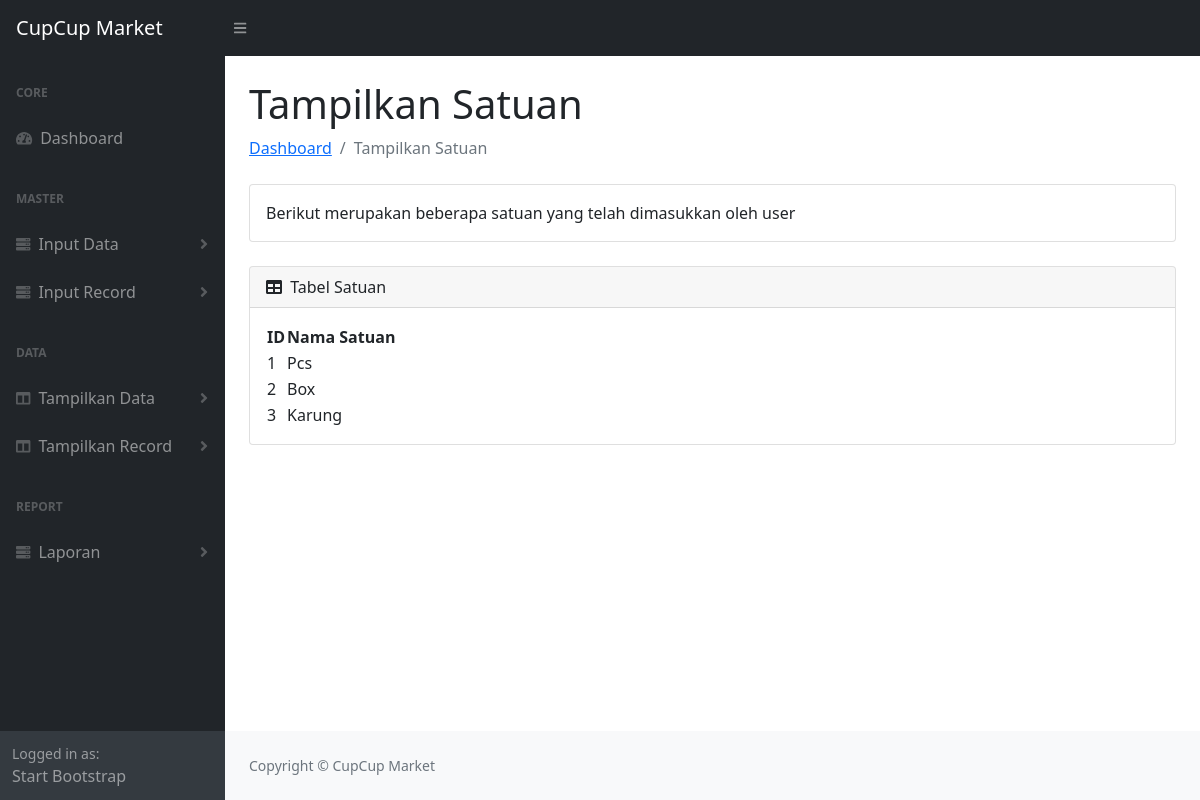
The page /tampil_satuan.php on the database its author committed.
### tables this page shows
CREATE TABLE `tb_satuan` (
  `id_satuan` int(11) NOT NULL,
  `nama` varchar(100) NOT NULL
);

### tampil_satuan.php (the view, shortened to what this page needs)
<!DOCTYPE html>
<html lang="en">
    <?php require_once("header.php");
    require_once("connect.php");?>
    <body class="sb-nav-fixed">
        <nav class="sb-topnav navbar navbar-expand navbar-dark bg-dark">
            <a class="navbar-brand ps-3" href="index.php">CupCup Market</a>
            <button class="btn btn-link btn-sm order-1 order-lg-0 me-4 me-lg-0" id="sidebarToggle" href="#!"><i class="fas fa-bars"></i></button>
        </nav>
        <div id="layoutSidenav">
            <?php require_once("sidenav_bar.php");?>
            <div id="layoutSidenav_content">
                <main>
                    <div class="container-fluid px-4">
                        <h1 class="mt-4">Tampilkan Satuan</h1>
                        <ol class="breadcrumb mb-4">
                            <li class="breadcrumb-item"><a href="index.php">Dashboard</a></li>
                            <li class="breadcrumb-item active">Tampilkan Satuan</li>
                        </ol>
                        <div class="card mb-4">
                            <div class="card-body">
                                Berikut merupakan beberapa satuan yang telah dimasukkan oleh user
                            </div>
                        </div>
                        <div class="card mb-4">
                            <div class="card-header">
                                <i class="fas fa-table me-1"></i>
                                Tabel Satuan
                            </div>
                            <div class="card-body">
                                <table id="datatablesSimple">
                                    <thead>
                                        <tr>
                                            <th>ID</th>
                                            <th>Nama Satuan</th>
                                        </tr>
                                    </thead>
                                    <tbody>
                                        <?php
                                        $query = mysqli_query($mysqli,"SELECT * FROM tb_satuan");
                                        while ($data = mysqli_fetch_assoc($query)){
                                            ?> <tr>
                                                <td><?php echo($data['id_satuan']);?></td>
                                                <td><?php echo($data['nama']);?></td>
                                            </tr> <?php
                                        } ?>
                                    </tbody>
                                </table>
                            </div>
                        </div>
                    </div>
                </main>
                <footer class="py-4 bg-light mt-auto">
                    <div class="container-fluid px-4">
                        <div class="d-flex align-items-center justify-content-between small">
                            <div class="text-muted">Copyright &copy; CupCup Market</div>
                        </div>
                    </div>
                </footer>
            </div>
        </div>
    </body>
</html>

### rows shown on the page
tb_satuan: id_satuan "1", nama "Pcs"
tb_satuan: id_satuan "2", nama "Box"
tb_satuan: id_satuan "3", nama "Karung"
